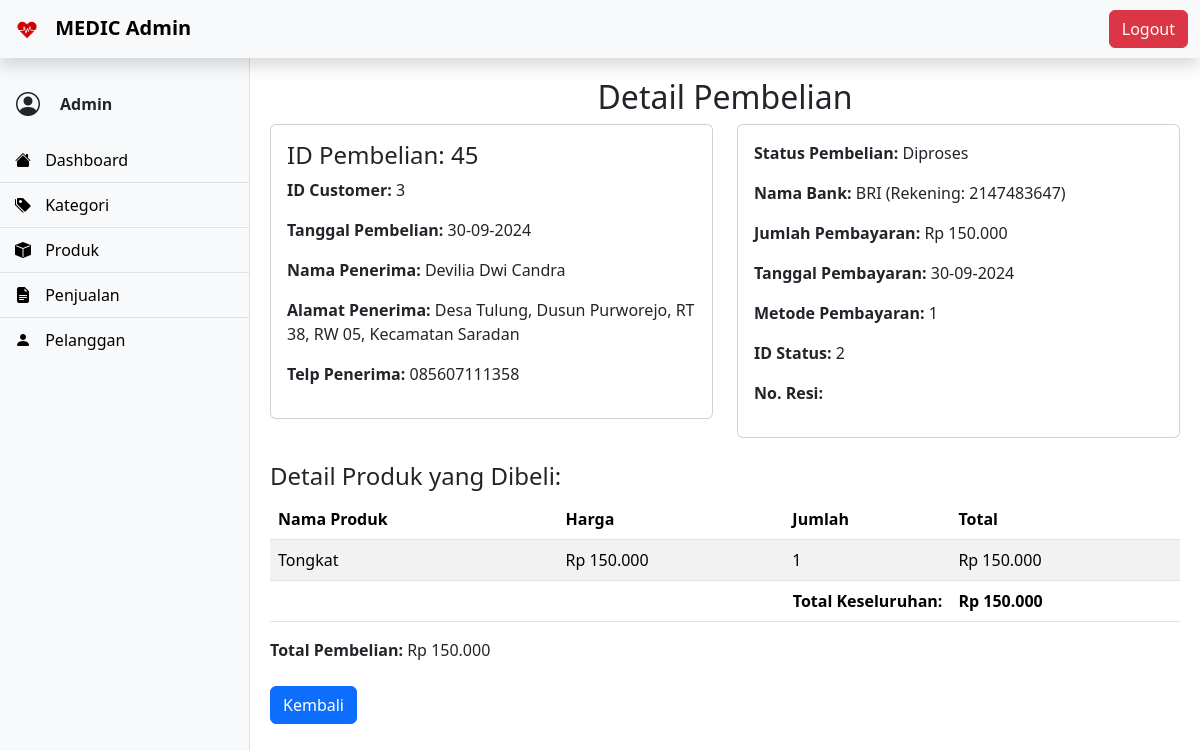
The page /admin/detail.php?id_pembelian=45 (signed in) on the database its author committed.
### tables this page shows
CREATE TABLE `pembelian` (
  `id_pembelian` int(11) NOT NULL AUTO_INCREMENT,
  `id_customer` int(11) DEFAULT NULL,
  `tanggal_pembelian` date DEFAULT NULL,
  `nama_penerima` varchar(100) NOT NULL,
  `alamat_penerima` text NOT NULL,
  `telp_penerima` varchar(15) NOT NULL,
  `total_pembelian` decimal(15,2) DEFAULT NULL,
  `id_metode` int(11) DEFAULT NULL,
  `id_status` int(11) DEFAULT NULL,
  `resi` varchar(50) NOT NULL,
  PRIMARY KEY (`id_pembelian`),
  KEY `fk_pembeli` (`id_customer`),
  KEY `fk_metode` (`id_metode`) USING BTREE,
  KEY `id_status` (`id_status`),
  CONSTRAINT `fk_pembeli` FOREIGN KEY (`id_customer`) REFERENCES `customer` (`id_customer`) ON DELETE CASCADE ON UPDATE CASCADE
);

CREATE TABLE `status` (
  `id_status` int(11) NOT NULL AUTO_INCREMENT,
  `status` varchar(50) NOT NULL,
  PRIMARY KEY (`id_status`)
);

CREATE TABLE `bank` (
  `id_bank` int(11) NOT NULL AUTO_INCREMENT,
  `nama_bank` varchar(50) NOT NULL,
  `rekening` int(50) NOT NULL,
  PRIMARY KEY (`id_bank`)
);

CREATE TABLE `pembayaran` (
  `id_pembayaran` int(11) NOT NULL AUTO_INCREMENT,
  `id_pembelian` int(11) NOT NULL,
  `id_bank` int(11) NOT NULL,
  `jumlah` double NOT NULL,
  `bukti` text NOT NULL,
  `tanggal_pembayaran` date DEFAULT NULL,
  PRIMARY KEY (`id_pembayaran`),
  KEY `id_pembelian` (`id_pembelian`),
  KEY `id_bank` (`id_bank`)
);

CREATE TABLE `detail_pembelian` (
  `id_detail` int(11) NOT NULL AUTO_INCREMENT,
  `id_pembelian` int(11) NOT NULL,
  `id_produk` int(11) NOT NULL,
  `quantity` int(11) NOT NULL,
  `harga` decimal(10,2) NOT NULL,
  PRIMARY KEY (`id_detail`),
  KEY `id_pembelian` (`id_pembelian`),
  KEY `id_produk` (`id_produk`)
);

CREATE TABLE `produk` (
  `id_produk` int(11) NOT NULL AUTO_INCREMENT,
  `nama_produk` varchar(100) NOT NULL,
  `harga_produk` decimal(10,2) NOT NULL,
  `berat_produk` decimal(10,2) NOT NULL,
  `foto_produk` varchar(100) NOT NULL,
  `deskripsi_produk` text NOT NULL,
  `id_kategori` int(11) DEFAULT NULL,
  PRIMARY KEY (`id_produk`),
  KEY `fk_kategori_produk` (`id_kategori`),
  CONSTRAINT `fk_kategori_produk` FOREIGN KEY (`id_kategori`) REFERENCES `kategori` (`id_kategori`) ON DELETE CASCADE ON UPDATE CASCADE,
  CONSTRAINT `fk_produk_kategori` FOREIGN KEY (`id_kategori`) REFERENCES `kategori` (`id_kategori`)
);

### admin/detail.php (the view, shortened to what this page needs)
<?php
include '../connect.php';
include 'header.php';
$id_pembelian = isset($_GET['id_pembelian']) ? $_GET['id_pembelian'] : null;
$sql = "SELECT pb.id_pembelian, pb.id_customer, pb.tanggal_pembelian, pb.nama_penerima, pb.alamat_penerima, pb.telp_penerima, pb.total_pembelian, pb.id_metode, pb.id_status,
            s.status, p.jumlah, p.bukti, p.tanggal_pembayaran, b.nama_bank, b.rekening, pb.resi
        FROM pembelian pb
        JOIN pembayaran p ON pb.id_pembelian = p.id_pembelian
        JOIN status s ON pb.id_status = s.id_status
        JOIN bank b ON p.id_bank = b.id_bank
        WHERE pb.id_pembelian = ?";
$stmt = $conn->prepare($sql);
$stmt->bind_param("i", $id_pembelian);
$stmt->execute();
$result = $stmt->get_result();
$pembelian = $result->fetch_assoc();
$sql_produk = "SELECT dp.*, p.nama_produk, p.harga_produk
                FROM detail_pembelian dp
                JOIN produk p ON dp.id_produk = p.id_produk
                WHERE dp.id_pembelian = ?";
$stmt_produk = $conn->prepare($sql_produk);
$stmt_produk->bind_param("i", $id_pembelian);
$stmt_produk->execute();
$result_produk = $stmt_produk->get_result();
$produk_dibeli = $result_produk->fetch_all(MYSQLI_ASSOC);
?>
<!DOCTYPE html>
<html lang="id">
<head>
    <link href="https://cdn.jsdelivr.net/npm/bootstrap@5.3.3/dist/css/bootstrap.min.css" rel="stylesheet">
</head>
<body>
<?php include 'sidebar.php'; ?>
<div class="content-wrapper">
        <div class="col">
            <h2 class="text-center">Detail Pembelian</h2>
            <div class="row">
                <div class="col-md-6">
                    <div class="card">
                        <div class="card-body">
                            <h4>ID Pembelian: <?php echo htmlspecialchars($pembelian['id_pembelian']); ?></h4>
                            <p><strong>ID Customer:</strong> <?php echo htmlspecialchars($pembelian['id_customer']); ?></p>
                            <p><strong>Tanggal Pembelian:</strong> <?php echo date('d-m-Y', strtotime($pembelian['tanggal_pembelian'])); ?></p>
                            <p><strong>Nama Penerima:</strong> <?php echo htmlspecialchars($pembelian['nama_penerima']); ?></p>
                            <p><strong>Alamat Penerima:</strong> <?php echo htmlspecialchars($pembelian['alamat_penerima']); ?></p>
                            <p><strong>Telp Penerima:</strong> <?php echo htmlspecialchars($pembelian['telp_penerima']); ?></p>
                        </div>
                    </div>
                </div>
                <div class="col-md-6">
                    <div class="card">
                        <div class="card-body">
                            <p><strong>Status Pembelian:</strong> <?php echo htmlspecialchars($pembelian['status']); ?></p>
                            <p><strong>Nama Bank:</strong> <?php echo htmlspecialchars($pembelian['nama_bank']); ?> (Rekening: <?php echo htmlspecialchars($pembelian['rekening']); ?>)</p>
                            <p><strong>Jumlah Pembayaran:</strong> Rp <?php echo number_format($pembelian['jumlah'], 0, ',', '.'); ?></p>
                            <p><strong>Tanggal Pembayaran:</strong> <?php echo date('d-m-Y', strtotime($pembelian['tanggal_pembayaran'])); ?></p>
                            <p><strong>Metode Pembayaran:</strong> <?php echo htmlspecialchars($pembelian['id_metode']); ?></p>
                            <p><strong>ID Status:</strong> <?php echo htmlspecialchars($pembelian['id_status']); ?></p>
                            <p><strong>No. Resi:</strong> <?php echo htmlspecialchars($pembelian['resi']); ?></p>
                        </div>
                    </div>
                </div>
            </div>
            <h4 class="mt-4">Detail Produk yang Dibeli:</h4>
            <table class="table table-striped">
                <thead>
                    <tr>
                        <th>Nama Produk</th>
                        <th>Harga</th>
                        <th>Jumlah</th>
                        <th>Total</th>
                    </tr>
                </thead>
                <tbody>
                    <?php
                    $total_semua = 0;
                    foreach ($produk_dibeli as $item):
                        $total = $item['harga_produk'] * $item['quantity'];
                        $total_semua += $total;
                    ?>
                    <tr>
                        <td><?php echo htmlspecialchars($item['nama_produk']); ?></td>
                        <td>Rp <?php echo number_format($item['harga_produk'], 0, ',', '.'); ?></td>
                        <td><?php echo htmlspecialchars($item['quantity']); ?></td>
                        <td>Rp <?php echo number_format($total, 0, ',', '.'); ?></td>
                    </tr>
                    <?php endforeach; ?>
                </tbody>
                <tfoot>
                    <tr>
                        <th colspan="3" class="text-end">Total Keseluruhan:</th>
                        <th>Rp <?php echo number_format($total_semua, 0, ',', '.'); ?></th>
                    </tr>
                </tfoot>
            </table>
            <p><strong>Total Pembelian:</strong> Rp <?php echo number_format($pembelian['total_pembelian'], 0, ',', '.'); ?></p>
            <div class="mt-4">
                <a href="penjualan.php" class="btn btn-primary">Kembali</a>
            </div>
        </div>
    </div>
</body>
</html>

### admin/detail.php (style rules this page uses)
.content-wrapper { margin-left: 250px; padding: 20px; }

### rows shown on the page
pembelian: id_pembelian "45", id_customer "3", tanggal_pembelian "30-09-2024", nama_penerima "Devilia Dwi Candra", alamat_penerima "Desa Tulung, Dusun Purworejo, RT 38, RW 05, Kecamatan Saradan", telp_penerima "085607111358", id_status.status "Diproses", bank.nama_bank "BRI", bank.rekening "2147483647", pembayaran.jumlah "150.000", pembayaran.tanggal_pembayaran "30-09-2024", id_metode "1", id_status "2", total_pembelian "150.000"
detail_pembelian: id_produk.nama_produk "Tongkat", id_produk.harga_produk "150.000", quantity "1", total "150.000"

### other values the page prints
$_SESSION['admin'] "Admin"
$total_semua "150.000"
